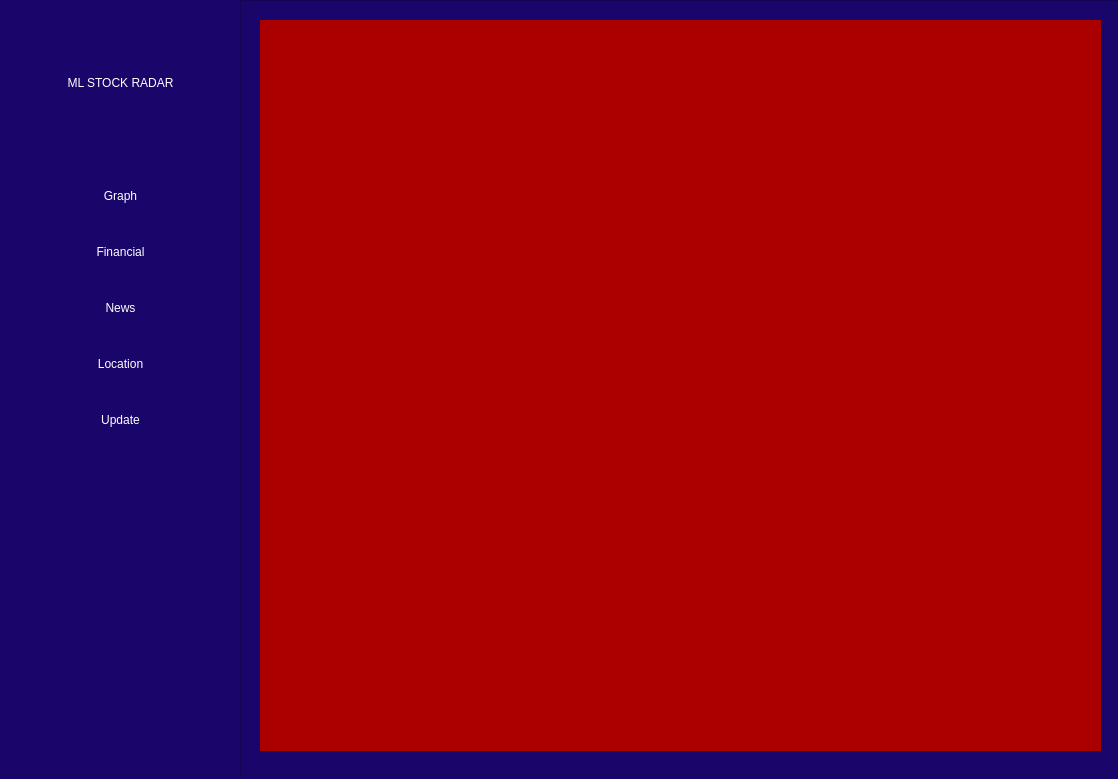
<?xml version="1.0" encoding="UTF-8"?>
<ui version="4.0">
 <class>MainWindow</class>
 <widget class="QMainWindow" name="MainWindow">
  <property name="geometry">
   <rect>
    <x>0</x>
    <y>0</y>
    <width>1118</width>
    <height>779</height>
   </rect>
  </property>
  <property name="windowTitle">
   <string>ML Stock</string>
  </property>
  <property name="styleSheet">
   <string notr="true">background-color: rgb(26, 6, 106);</string>
  </property>
  <widget class="QWidget" name="centralwidget">
   <widget class="QWidget" name="verticalLayoutWidget">
    <property name="geometry">
     <rect>
      <x>0</x>
      <y>0</y>
      <width>241</width>
      <height>781</height>
     </rect>
    </property>
    <layout class="QVBoxLayout" name="verticalLayout" stretch="2,2,2,2,2,0,0,4">
     <item>
      <widget class="QLabel" name="label">
       <property name="styleSheet">
        <string notr="true">font: 75 10pt &quot;MS Shell Dlg 2&quot;;
color: rgb(255, 255, 255);</string>
       </property>
       <property name="text">
        <string>ML STOCK RADAR</string>
       </property>
       <property name="alignment">
        <set>Qt::AlignCenter</set>
       </property>
      </widget>
     </item>
     <item>
      <widget class="QPushButton" name="pushButton_4">
       <property name="enabled">
        <bool>true</bool>
       </property>
       <property name="sizePolicy">
        <sizepolicy hsizetype="Minimum" vsizetype="Fixed">
         <horstretch>0</horstretch>
         <verstretch>0</verstretch>
        </sizepolicy>
       </property>
       <property name="styleSheet">
        <string notr="true">QPushButton {
background-color: rgb(26, 6, 106);
color: rgb(255, 255, 255);
border-radius: 10px;
height: 50px;
font: 10pt &quot;MS Shell Dlg 2&quot;;
}

QPushButton:pressed {
	background-color: rgb(38, 8, 156);
}</string>
       </property>
       <property name="text">
        <string>Graph</string>
       </property>
       <property name="iconSize">
        <size>
         <width>20</width>
         <height>20</height>
        </size>
       </property>
      </widget>
     </item>
     <item>
      <widget class="QPushButton" name="pushButton">
       <property name="styleSheet">
        <string notr="true">QPushButton {
background-color: rgb(26, 6, 106);
color: rgb(255, 255, 255);
border-radius: 10px;
height: 50px;
font: 10pt &quot;MS Shell Dlg 2&quot;;
}

QPushButton:pressed {
	background-color: rgb(38, 8, 156);
}</string>
       </property>
       <property name="text">
        <string>Financial</string>
       </property>
      </widget>
     </item>
     <item>
      <widget class="QPushButton" name="pushButton_2">
       <property name="styleSheet">
        <string notr="true">QPushButton {
background-color: rgb(26, 6, 106);
color: rgb(255, 255, 255);
border-radius: 10px;
height: 50px;
font: 10pt &quot;MS Shell Dlg 2&quot;;
}

QPushButton:pressed {
	background-color: rgb(38, 8, 156);
}</string>
       </property>
       <property name="text">
        <string>News</string>
       </property>
      </widget>
     </item>
     <item>
      <widget class="QPushButton" name="pushButton_3">
       <property name="styleSheet">
        <string notr="true">QPushButton {
background-color: rgb(26, 6, 106);
color: rgb(255, 255, 255);
border-radius: 10px;
height: 50px;
font: 10pt &quot;MS Shell Dlg 2&quot;;
}

QPushButton:pressed {
	background-color: rgb(38, 8, 156);
}</string>
       </property>
       <property name="text">
        <string>Location</string>
       </property>
      </widget>
     </item>
     <item>
      <widget class="QPushButton" name="pushButton_5">
       <property name="styleSheet">
        <string notr="true">QPushButton {
background-color: rgb(26, 6, 106);
color: rgb(255, 255, 255);
border-radius: 10px;
height: 50px;
font: 10pt &quot;MS Shell Dlg 2&quot;;
}

QPushButton:pressed {
	background-color: rgb(38, 8, 156);
}</string>
       </property>
       <property name="text">
        <string>Update</string>
       </property>
      </widget>
     </item>
     <item>
      <widget class="QFrame" name="frame_2">
       <property name="frameShape">
        <enum>QFrame::StyledPanel</enum>
       </property>
       <property name="frameShadow">
        <enum>QFrame::Raised</enum>
       </property>
      </widget>
     </item>
     <item>
      <spacer name="verticalSpacer">
       <property name="orientation">
        <enum>Qt::Vertical</enum>
       </property>
       <property name="sizeHint" stdset="0">
        <size>
         <width>20</width>
         <height>40</height>
        </size>
       </property>
      </spacer>
     </item>
    </layout>
   </widget>
   <widget class="QWidget" name="verticalLayoutWidget_2">
    <property name="geometry">
     <rect>
      <x>240</x>
      <y>0</y>
      <width>881</width>
      <height>781</height>
     </rect>
    </property>
    <layout class="QVBoxLayout" name="verticalLayout_2">
     <item>
      <widget class="QFrame" name="frame">
       <property name="frameShape">
        <enum>QFrame::StyledPanel</enum>
       </property>
       <property name="frameShadow">
        <enum>QFrame::Raised</enum>
       </property>
       <widget class="QStackedWidget" name="stackedWidget">
        <property name="geometry">
         <rect>
          <x>20</x>
          <y>20</y>
          <width>841</width>
          <height>731</height>
         </rect>
        </property>
        <property name="currentIndex">
         <number>0</number>
        </property>
        <widget class="QWidget" name="page">
         <widget class="QGraphicsView" name="graphicsView_2">
          <property name="geometry">
           <rect>
            <x>-225</x>
            <y>-249</y>
            <width>1081</width>
            <height>991</height>
           </rect>
          </property>
          <property name="styleSheet">
           <string notr="true">background-color: rgb(170, 0, 0);</string>
          </property>
         </widget>
        </widget>
        <widget class="QWidget" name="page_2">
         <widget class="QFrame" name="frame_3">
          <property name="geometry">
           <rect>
            <x>-20</x>
            <y>-20</y>
            <width>881</width>
            <height>771</height>
           </rect>
          </property>
          <property name="styleSheet">
           <string notr="true">background-color: rgb(255, 0, 255);</string>
          </property>
          <property name="frameShape">
           <enum>QFrame::StyledPanel</enum>
          </property>
          <property name="frameShadow">
           <enum>QFrame::Raised</enum>
          </property>
          <widget class="QLabel" name="label_2">
           <property name="geometry">
            <rect>
             <x>370</x>
             <y>250</y>
             <width>141</width>
             <height>61</height>
            </rect>
           </property>
           <property name="styleSheet">
            <string notr="true">color: rgb(255, 255, 255);
font: 12pt &quot;MS Shell Dlg 2&quot;;</string>
           </property>
           <property name="text">
            <string>Update all data</string>
           </property>
          </widget>
          <widget class="QPushButton" name="pushButton_6">
           <property name="geometry">
            <rect>
             <x>400</x>
             <y>380</y>
             <width>75</width>
             <height>23</height>
            </rect>
           </property>
           <property name="styleSheet">
            <string notr="true">font: 10pt &quot;MS Shell Dlg 2&quot;;
background-color: rgb(0, 0, 0);
color: rgb(255, 255, 255);</string>
           </property>
           <property name="text">
            <string>Update</string>
           </property>
          </widget>
         </widget>
        </widget>
       </widget>
      </widget>
     </item>
    </layout>
   </widget>
  </widget>
 </widget>
 <resources/>
 <connections/>
</ui>
